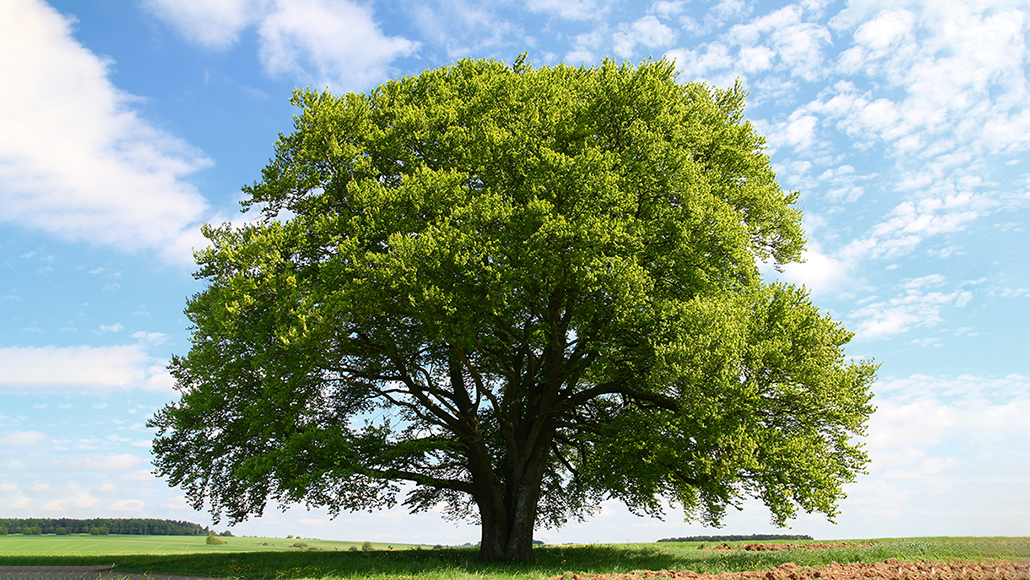
#> input picture AI Lab/Class practice/samples/tree.png, 1030 x 580 px
$ jupyter execute --allow-errors geometric_manipulation.ipynb
#> lines starting #> are read from the running program, lines starting #| are printed output that depends on the picture; after the words box and inside, x2 and y2 are one past the last pixel; in counts of white or black regions, pixels touching at a corner belong together
# Geometric manipulation

## Upscaling and resizing

It is possible to upscale, downscale and stretch images with OpenCV.

[cell 1]
import cv2

img = cv2.imread("samples/tree.png")
#> img is the input picture: shape (580, 1030, 3); mean B, G, R 140.8, 158.7, 141.2
img = cv2.resize(img, (img.shape[1]//2, img.shape[0]//2))
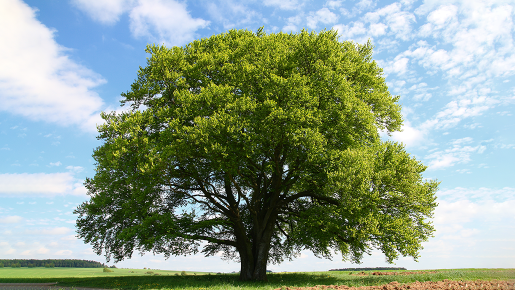
#> img: shape (290, 515, 3); mean B, G, R 140.9, 158.8, 141.4
cv2.imshow("Downscaled image", img)
cv2.waitKey(0)
cv2.destroyAllWindows()

[cell 2]
stretched_img = cv2.resize(img, None, None, fx=3, fy=0.5)
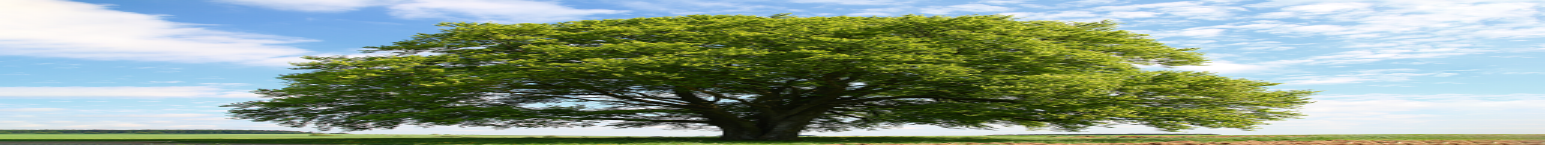
#> stretched_img: shape (145, 1545, 3); mean B, G, R 141, 158.8, 141.4
cv2.imshow("Stretched image", stretched_img)
cv2.waitKey(0)
cv2.destroyAllWindows()

It is also possible to express the desired manipulation through a matrix:

[cell 3]
import numpy as np

M = np.float32([[0, 1, 0],
              [1, 0, 0]])
stretched_img = cv2.warpAffine(img, M, img.shape[:-1])
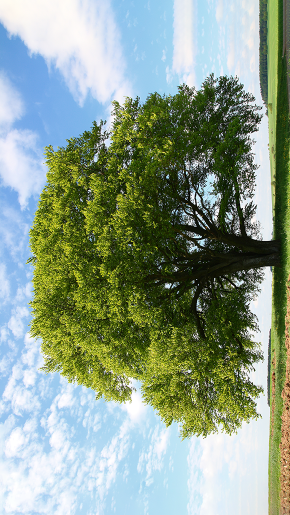
#> stretched_img: shape (515, 290, 3); mean B, G, R 140.9, 158.8, 141.4
cv2.imshow("Stretched image", stretched_img)
cv2.waitKey(0)
cv2.destroyAllWindows()

## Rotation

[cell 4]
rows, cols = img.shape[0], img.shape[1]
#> rows = 290; cols = 515
R = cv2.getRotationMatrix2D((cols//2, rows//2), 30, 1)
rotated_img = cv2.warpAffine(img, R, (cols, rows))
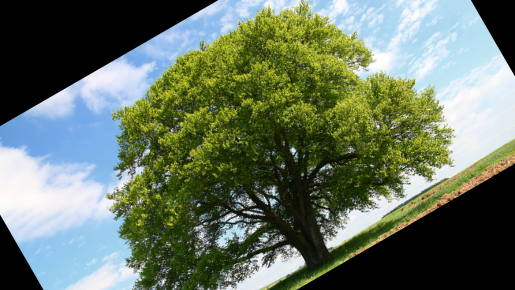
#> rotated_img: shape (290, 515, 3); mean B, G, R 99.2, 117.2, 103.3
cv2.imshow("Rotated image", rotated_img)
cv2.waitKey(0)
cv2.destroyAllWindows()

## Translation

[cell 5]
tx = 0
ty = 0
t = [[1, 0, tx],
     [0, 1, ty]]

## A panorama function and generic affine transformations

In generic transformations, we need at least 3 points to infer the original function.
They preserve parallelism.

[cell 6]
pts_1 = np.float32([[135, 45],
                    [385, 45],
                    [135, 230]])

pts_2 = np.float32([[135, 45],
                    [385, 45],
                    [150, 230]])

M = cv2.getAffineTransform(pts_1, pts_2)    #this is an affine transformation that, given the first
                                            #set of points, returns the second one
panorama = cv2.warpAffine(pts_1, M, (800, 800))
print(M)
#cv2.imshow("Chosen set of points", panorama)
#cv2.waitKey(0)
#cv2.destroyAllWindows()

## Scanner application

First of all, we need to import the picture.

[cell 7]
img = cv2.imread("samples/gerry.png")
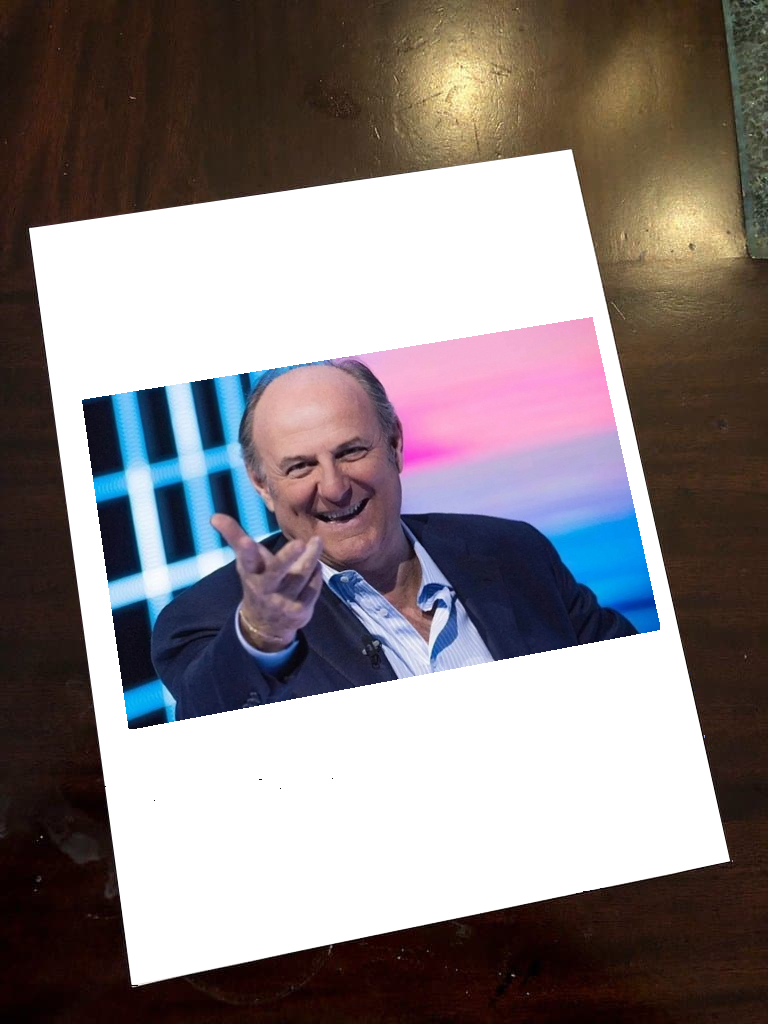
#> input picture AI Lab/Class practice/samples/gerry.png, 768 x 1024 px
#> img is the input picture: shape (1024, 768, 3); mean B, G, R 130.1, 128.7, 137.2
cv2.imshow("Original", img)
cv2.waitKey(0)
cv2.destroyAllWindows()

Now, we can take the corner coordinates:

* tl - 28, 227
* bl- 131, 987
* tr - 572, 149
* br - 730, 860

[cell 8]
src_points = np.array([
    [28, 227],
    [131, 987],
    [572, 149],
    [730, 860]
],  np.float32)

Some debugging on coordinates position:

[cell 9]
points = img.copy()
points = cv2.circle(points, np.asarray(src_points[3], np.int32), 10, (0, 0, 255), -1)
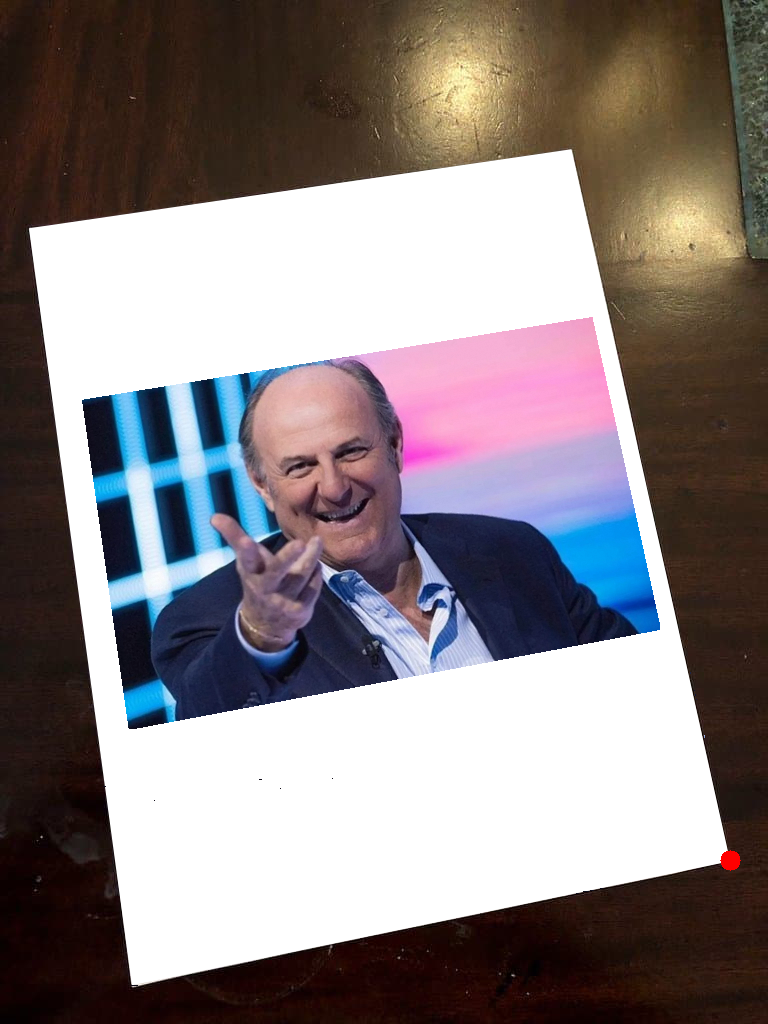
#> points: shape (1024, 768, 3); 0.04% of pixels changed, all inside (x1, y1, x2, y2) = (720, 850, 741, 871)

points = cv2.resize(points, None, None, fx = 0.7, fy = 0.7)
#> points: shape (717, 538, 3)
cv2.imshow("Scanned image", points)
cv2.waitKey(0)
cv2.destroyAllWindows()

[cell 10]
#We want to rescale it in a 600x800 image
dst_points = np.array(
    [
        [0, 0],
        [0, 800],
        [600, 0],
        [600, 800],
    ], np.float32
)

[cell 11]
#get the transformation matrix M: we use perspectiveTransorm since it
#is not just an affine transformation, the contours of the image are not
#parallel in the original
M = cv2.getPerspectiveTransform(src_points, dst_points)
out_img = cv2.warpPerspective(img, M, (600, 800))
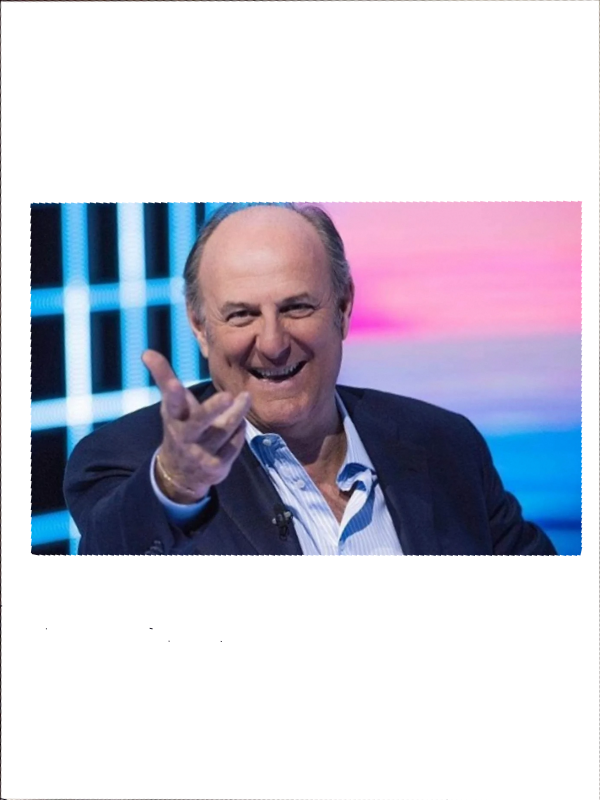
#> out_img: shape (800, 600, 3); mean B, G, R 211.1, 197.1, 198.5
cv2.imshow("Scanned image", out_img)
cv2.waitKey(0)
cv2.destroyAllWindows()

### A different implementation of the scanner

Let's create an interface in order to get the starting points.

[cell 12]
#Starting steps

img = cv2.imread("samples/gerry.png")
img = cv2.resize(img, None, None, fx = 0.7, fy = 0.7)
#> img: shape (717, 538, 3)
img_copy = img.copy()

src_points = []
dst_points = np.array(
    [
        [0, 0],
        [0, 600],
        [800, 0],
        [800, 600],
    ], np.float32
)
